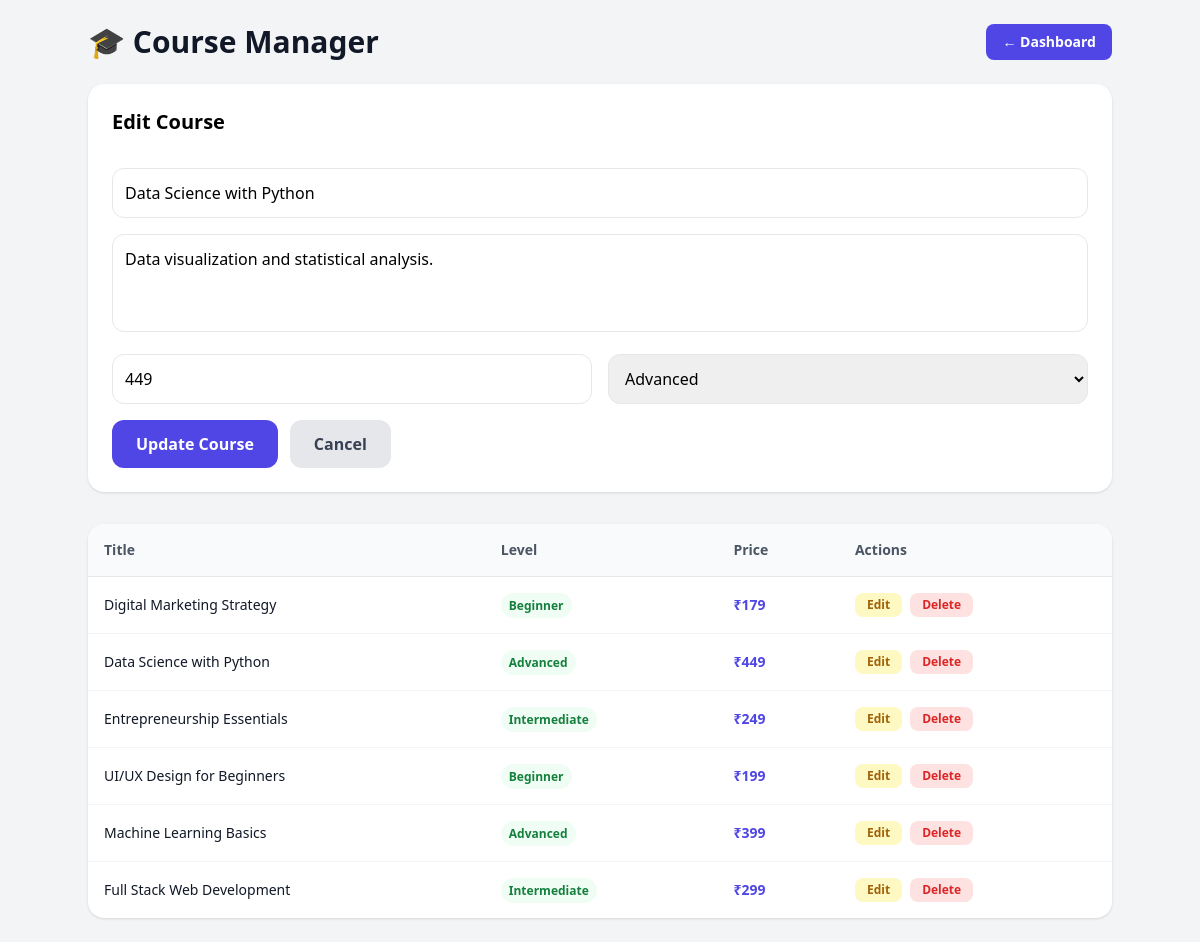
The app's page /admin_course_manager.php?edit=5 (signed in) with its own data.
### tables this page shows
CREATE TABLE IF NOT EXISTS courses (
    id         INT PRIMARY KEY AUTO_INCREMENT,
    title      VARCHAR(255) NOT NULL,
    `desc`     TEXT,
    level      ENUM('Beginner','Intermediate','Advanced') DEFAULT 'Beginner',
    rating     VARCHAR(10) DEFAULT '5.0',
    time       VARCHAR(50),
    cat        VARCHAR(50),
    instructor VARCHAR(100),
    img        VARCHAR(500),
    price      INT DEFAULT 0,
    enrolled   INT DEFAULT 0,
    created_at TIMESTAMP DEFAULT CURRENT_TIMESTAMP
);

### admin_course_manager.php (the view, shortened to what this page needs)
<?php
$pdo = connectDatabase();
$edit = null;
if (isset($_GET['edit'])) {
    $stmt = $pdo->prepare("SELECT * FROM courses WHERE id = ?");
    $stmt->execute([intval($_GET['edit'])]);
    $edit = $stmt->fetch();
}
$courses = $pdo->query("SELECT id, title, price, level, created_at FROM courses ORDER BY id DESC")->fetchAll();
?>
<!DOCTYPE html>
<html lang="en">
<head>
<script src="https://cdn.tailwindcss.com"></script>
</head>
<body class="bg-gray-100 min-h-screen p-6">
<div class="max-w-5xl mx-auto">
    <div class="flex justify-between items-center mb-6">
        <h1 class="text-3xl font-bold text-gray-900">🎓 Course Manager</h1>
        <a href="admin_dashboard.php" class="px-4 py-2 bg-indigo-600 text-white rounded-lg text-sm font-bold hover:bg-indigo-700">← Dashboard</a>
    </div>
    <div class="bg-white rounded-2xl shadow p-6 mb-8">
        <h2 class="text-xl font-bold mb-4"><?= $edit ? 'Edit Course' : 'Add New Course' ?></h2>
        <form method="POST" class="space-y-4">
            <input type="text" name="title" placeholder="Course Title" required value="<?= htmlspecialchars($edit['title'] ?? '') ?>"
                class="w-full p-3 rounded-xl border border-gray-200 outline-none focus:ring-2 focus:ring-indigo-500">
            <textarea name="desc" rows="3" placeholder="Course Description" required
                class="w-full p-3 rounded-xl border border-gray-200 outline-none focus:ring-2 focus:ring-indigo-500 resize-none"><?= htmlspecialchars($edit['desc'] ?? '') ?></textarea>
            <div class="grid grid-cols-2 gap-4">
                <input type="number" name="price" placeholder="Price (₹)" value="<?= $edit['price'] ?? 0 ?>"
                    class="p-3 rounded-xl border border-gray-200 outline-none focus:ring-2 focus:ring-indigo-500">
                <select name="level" class="p-3 rounded-xl border border-gray-200 outline-none focus:ring-2 focus:ring-indigo-500">
                    <?php foreach (['Beginner','Intermediate','Advanced'] as $l): ?>
                    <option value="<?= $l ?>" <?= ($edit['level'] ?? '') === $l ? 'selected' : '' ?>><?= $l ?></option>
                    <?php endforeach; ?>
                </select>
            </div>
            <div class="flex gap-3">
                <button type="submit" class="px-6 py-3 bg-indigo-600 text-white font-bold rounded-xl hover:bg-indigo-700 transition">
                    <?= $edit ? 'Update Course' : 'Add Course' ?>
                </button>
                <?php if ($edit): ?>
                <a href="admin_course_manager.php" class="px-6 py-3 bg-gray-200 text-gray-700 font-bold rounded-xl hover:bg-gray-300 transition">Cancel</a>
                <?php endif; ?>
            </div>
        </form>
    </div>
    <div class="bg-white rounded-2xl shadow overflow-hidden">
        <table class="w-full text-sm">
            <thead class="bg-gray-50 border-b">
                <tr>
                    <th class="text-left p-4 font-semibold text-gray-600">Title</th>
                    <th class="text-left p-4 font-semibold text-gray-600">Level</th>
                    <th class="text-left p-4 font-semibold text-gray-600">Price</th>
                    <th class="text-left p-4 font-semibold text-gray-600">Actions</th>
                </tr>
            </thead>
            <tbody class="divide-y divide-gray-100">
                <?php foreach ($courses as $c): ?>
                <tr class="hover:bg-gray-50">
                    <td class="p-4 font-medium text-gray-900"><?= htmlspecialchars($c['title']) ?></td>
                    <td class="p-4"><span class="px-2 py-1 bg-green-50 text-green-700 rounded-full text-xs font-bold"><?= htmlspecialchars($c['level']) ?></span></td>
                    <td class="p-4 font-bold text-indigo-600">₹<?= number_format($c['price']) ?></td>
                    <td class="p-4 flex gap-2">
                        <a href="?edit=<?= $c['id'] ?>" class="px-3 py-1 bg-yellow-100 text-yellow-700 rounded-lg text-xs font-bold hover:bg-yellow-200">Edit</a>
                        <a href="?delete=<?= $c['id'] ?>" onclick="return confirm('Delete this course?')" class="px-3 py-1 bg-red-100 text-red-600 rounded-lg text-xs font-bold hover:bg-red-200">Delete</a>
                    </td>
                </tr>
                <?php endforeach; ?>
            </tbody>
        </table>
    </div>
</div>
</body>
</html>

### records on screen
courses: title "Data Science with Python", desc "Data visualization and statistical analysis.", price "449", level "Advanced"
courses: title "Digital Marketing Strategy", level "Beginner", price "179"
courses: title "Entrepreneurship Essentials", level "Intermediate", price "249"
courses: title "UI/UX Design for Beginners", level "Beginner", price "199"
courses: title "Machine Learning Basics", level "Advanced", price "399"
courses: title "Full Stack Web Development", level "Intermediate", price "299"
